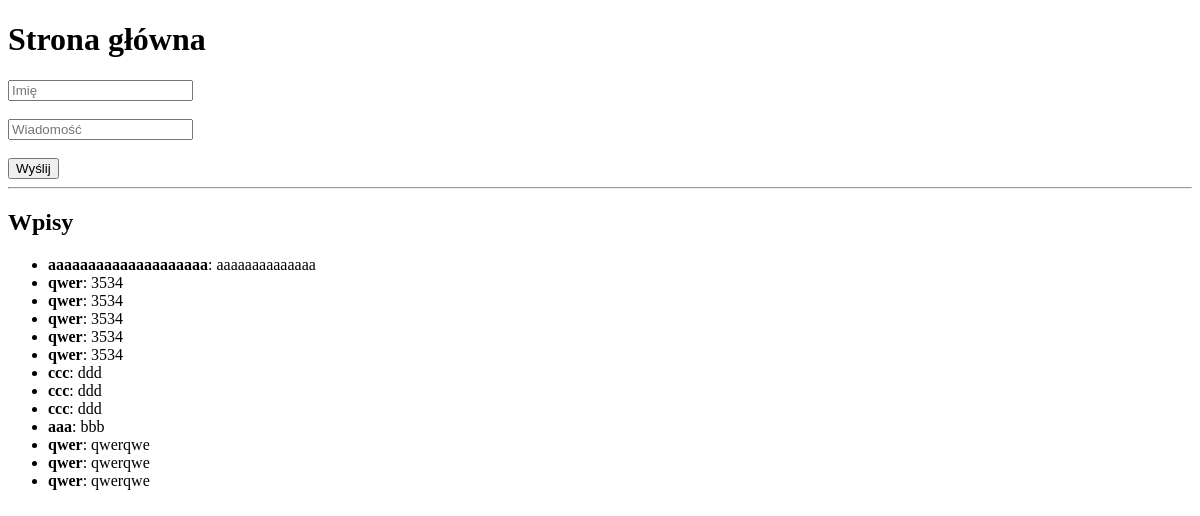
Before: /home/ with the older database file.
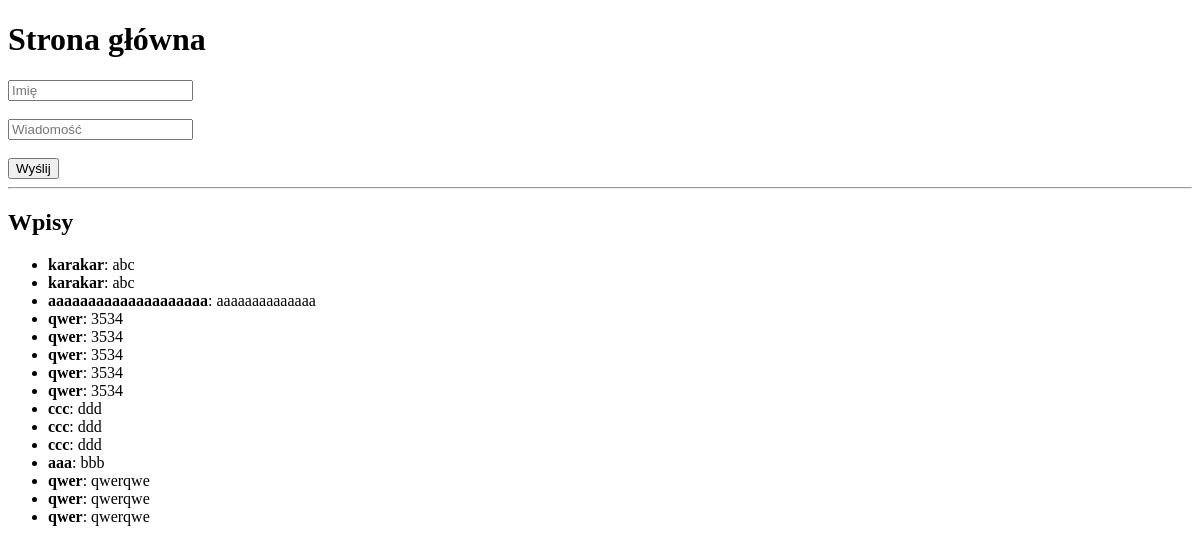
After: the same page with the newer database file.
### guestbook/models.py (models this page shows, shortened)
class Wpis(models.Model):
    imie = models.CharField(max_length=100)
    wiadomosc = models.TextField()

### mysite/views.py (the view, shortened to what this page needs)
# urls.py: 2. Add a URL to urlpatterns:  path('', views.home, name='home')
def home(request):
    wpisy = Wpis.objects.order_by("-id")  # Pobranie wszystkich wpisów z bazy danych, posortowanych malejąco po id
    return render(
        request,
        "home.html",
        {"wpisy": wpisy}
    )

### templates/home.html (shortened to what this page needs)
<!DOCTYPE html>
<html>
<head>
</head>
<body>
    <h1>Strona główna</h1>
    <form method="POST">
        <input type="text" name="imie" placeholder="Imię"><br><br>
        <input type="text" name="wiadomosc" placeholder="Wiadomość"><br><br>
        <button type="submit">Wyślij</button>
    </form>
    <hr>
    <h2>Wpisy</h2>
    {% if wpisy %}
        <ul>
            {% for wpis in wpisy %}
                <li>
                    <strong>{{ wpis.imie }}</strong>: {{ wpis.wiadomosc }}
                </li>
            {% endfor %}
        </ul>
    {% else %}
        <p>Brak wpisów. Smuteczek.</p>
    {% endif %}
</body>
</html>

Changed rows visible on the page:
added Wpis: imie "karakar", wiadomosc "abc"
added Wpis: imie "karakar", wiadomosc "abc"
